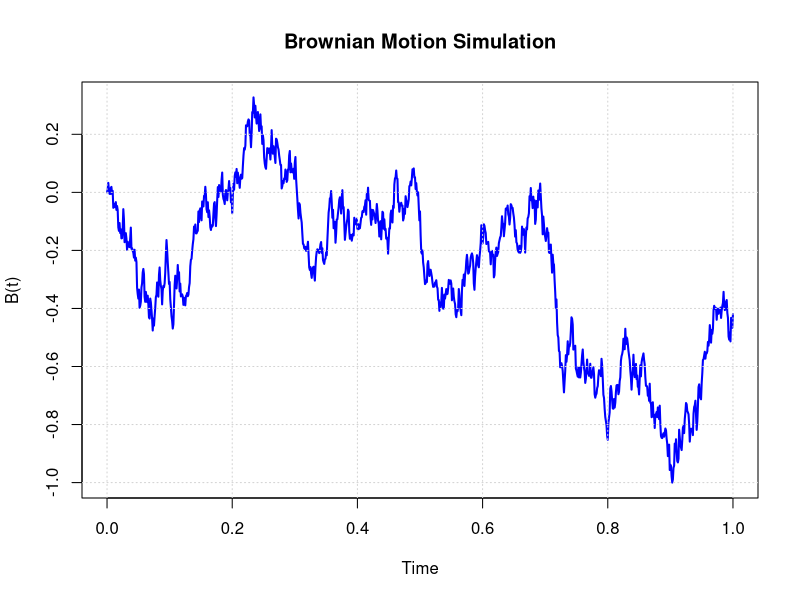
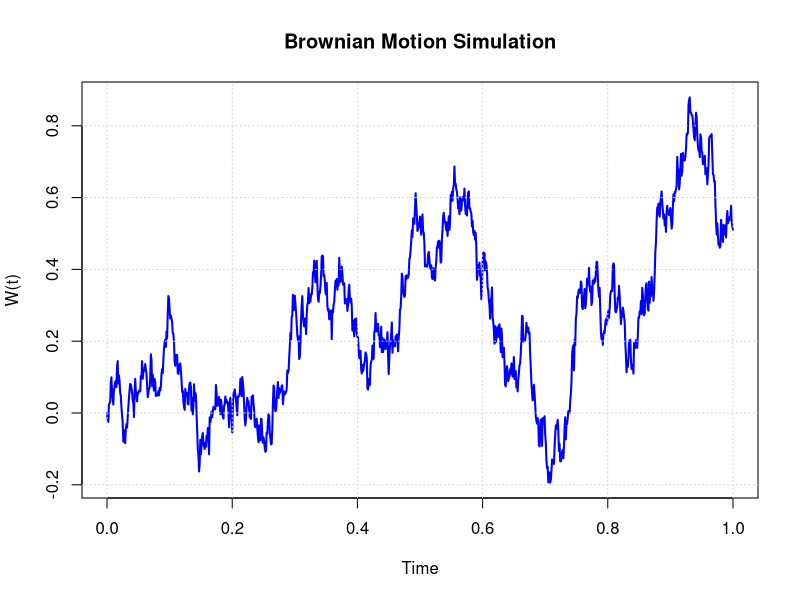

These figures' R source, in order:
## ---- chunk 1
library(tidyverse)
# Set parameters
T <- 1
n <- 1000
dt <- T/n
t <- seq(0, T, length.out = n+1)

# Generate Brownian motion increments
Bt_In <- rnorm(n, mean = 0, sd = sqrt(dt))

# Compute Brownian motion path
B_t <- c(0, cumsum(Bt_In))

# Plot the Brownian motion
plot(t, B_t, type = "l", col = "blue", lwd = 2, 
     xlab = "Time", ylab = "B(t)", 
     main = "Brownian Motion Simulation")
grid()


## ---- chunk 2
# Set parameters
T <- 1
n <- 1000
dt <- T/n
t <- seq(0, T, length.out = n+1)

# Simulate Brownian motion
set.seed(123)  # For reproducibility
W <- c(0, cumsum(rnorm(n, mean = 0, sd = sqrt(dt))))

# Plot the Brownian motion
plot(t, W, type = "l", col = "blue", lwd = 2, 
     xlab = "Time", ylab = "W(t)", 
     main = "Brownian Motion Simulation")
grid()

## ---- chunk 3
SHT <- function(a,b,n,dt=0.01)
  tao=min(a,b:W)
